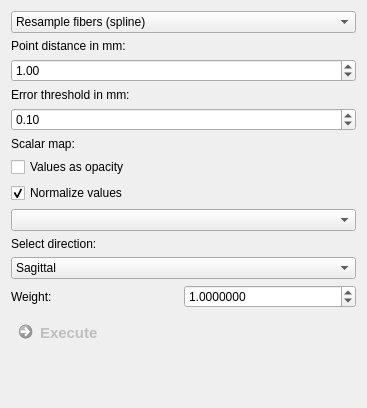
     <widget class="QWidget" name="page_4">
      <property name="geometry">
       <rect>
        <x>0</x>
        <y>0</y>
        <width>367</width>
        <height>408</height>
       </rect>
      </property>
      <attribute name="label">
       <string>Bundle Modification</string>
      </attribute>
      <attribute name="toolTip">
       <string>Modify the selected bundle with operations such as fiber resampling, FA coloring, etc.</string>
      </attribute>
      <layout class="QGridLayout" name="gridLayout_10">
       <item row="2" column="0">
        <widget class="QFrame" name="m_CompressFibersFrame">
         <property name="frameShape">
          <enum>QFrame::NoFrame</enum>
         </property>
         <property name="frameShadow">
          <enum>QFrame::Raised</enum>
         </property>
         <layout class="QGridLayout" name="gridLayout_15">
          <property name="leftMargin">
           <number>0</number>
          </property>
          <property name="topMargin">
           <number>0</number>
          </property>
          <property name="rightMargin">
           <number>0</number>
          </property>
          <property name="bottomMargin">
           <number>0</number>
          </property>
          <property name="horizontalSpacing">
           <number>0</number>
          </property>
          <property name="verticalSpacing">
           <number>6</number>
          </property>
          <item row="0" column="0">
           <widget class="QLabel" name="label_10">
            <property name="text">
             <string>Error threshold in mm:</string>
            </property>
           </widget>
          </item>
          <item row="1" column="0">
           <widget class="QDoubleSpinBox" name="m_ErrorThresholdBox">
            <property name="maximum">
             <double>999999999.000000000000000</double>
            </property>
            <property name="singleStep">
             <double>0.100000000000000</double>
            </property>
            <property name="value">
             <double>0.100000000000000</double>
            </property>
           </widget>
          </item>
         </layout>
        </widget>
       </item>
       <item row="4" column="0">
        <widget class="QFrame" name="m_MirrorFibersFrame">
         <property name="frameShape">
          <enum>QFrame::NoFrame</enum>
         </property>
         <property name="frameShadow">
          <enum>QFrame::Raised</enum>
         </property>
         <layout class="QGridLayout" name="gridLayout_17">
          <property name="leftMargin">
           <number>0</number>
          </property>
          <property name="topMargin">
           <number>0</number>
          </property>
          <property name="rightMargin">
           <number>0</number>
          </property>
          <property name="bottomMargin">
           <number>0</number>
          </property>
          <property name="horizontalSpacing">
           <number>0</number>
          </property>
          <property name="verticalSpacing">
           <number>6</number>
          </property>
          <item row="1" column="0">
           <widget class="QComboBox" name="m_MirrorFibersBox">
            <item>
             <property name="text">
              <string>Sagittal</string>
             </property>
            </item>
            <item>
             <property name="text">
              <string>Coronal</string>
             </property>
            </item>
            <item>
             <property name="text">
              <string>Axial</string>
             </property>
            </item>
           </widget>
          </item>
          <item row="0" column="0">
           <widget class="QLabel" name="label_13">
            <property name="text">
             <string>Select direction:</string>
            </property>
           </widget>
          </item>
         </layout>
        </widget>
       </item>
       <item row="3" column="0">
        <widget class="QFrame" name="m_ColorFibersFrame">
         <property name="frameShape">
          <enum>QFrame::NoFrame</enum>
         </property>
         <property name="frameShadow">
          <enum>QFrame::Raised</enum>
         </property>
         <layout class="QGridLayout" name="gridLayout_16">
          <property name="leftMargin">
           <number>0</number>
          </property>
          <property name="topMargin">
           <number>0</number>
          </property>
          <property name="rightMargin">
           <number>0</number>
          </property>
          <property name="bottomMargin">
           <number>0</number>
          </property>
          <property name="horizontalSpacing">
           <number>0</number>
          </property>
          <property name="verticalSpacing">
           <number>6</number>
          </property>
          <item row="1" column="0">
           <widget class="QCheckBox" name="m_FiberOpacityBox">
            <property name="toolTip">
             <string>If checked, the image values are not only used to color the fibers but are also used as opaxity values.</string>
            </property>
            <property name="text">
             <string>Values as opacity</string>
            </property>
            <property name="checked">
             <bool>false</bool>
            </property>
           </widget>
          </item>
          <item row="3" column="0">
           <widget class="QmitkDataStorageComboBox" name="m_ColorMapBox"/>
          </item>
          <item row="0" column="0">
           <widget class="QLabel" name="label_12">
            <property name="text">
             <string>Scalar map:</string>
            </property>
           </widget>
          </item>
          <item row="2" column="0">
           <widget class="QCheckBox" name="m_NormalizeColorValues">
            <property name="toolTip">
             <string>The values used to color the fibers are min-max normalized. If not checked, the values should be between 0 and 1.</string>
            </property>
            <property name="text">
             <string>Normalize values</string>
            </property>
            <property name="checked">
             <bool>true</bool>
            </property>
           </widget>
          </item>
         </layout>
        </widget>
       </item>
       <item row="0" column="0">
        <widget class="QComboBox" name="m_ModificationMethodBox">
         <property name="sizePolicy">
          <sizepolicy hsizetype="Expanding" vsizetype="Fixed">
           <horstretch>0</horstretch>
           <verstretch>0</verstretch>
          </sizepolicy>
         </property>
         <item>
          <property name="text">
           <string>Resample fibers (spline)</string>
          </property>
         </item>
         <item>
          <property name="text">
           <string>Resample fibers (linear)</string>
          </property>
         </item>
         <item>
          <property name="text">
           <string>Compress fibers</string>
          </property>
         </item>
         <item>
          <property name="text">
           <string>Color fibers by scalar map (e.g. FA)</string>
          </property>
         </item>
         <item>
          <property name="text">
           <string>Mirror fibers</string>
          </property>
         </item>
         <item>
          <property name="text">
           <string>Weight bundle</string>
          </property>
         </item>
         <item>
          <property name="text">
           <string>Color fibers by curvature</string>
          </property>
         </item>
         <item>
          <property name="text">
           <string>Color fibers by fiber weights</string>
          </property>
         </item>
         <item>
          <property name="text">
           <string>Color fibers by length</string>
          </property>
         </item>
        </widget>
       </item>
       <item row="1" column="0">
        <widget class="QFrame" name="m_SmoothFibersFrame">
         <property name="frameShape">
          <enum>QFrame::NoFrame</enum>
         </property>
         <property name="frameShadow">
          <enum>QFrame::Raised</enum>
         </property>
         <layout class="QGridLayout" name="gridLayout_7">
          <property name="leftMargin">
           <number>0</number>
          </property>
          <property name="topMargin">
           <number>0</number>
          </property>
          <property name="rightMargin">
           <number>0</number>
          </property>
          <property name="bottomMargin">
           <number>0</number>
          </property>
          <property name="horizontalSpacing">
           <number>0</number>
          </property>
          <property name="verticalSpacing">
           <number>6</number>
          </property>
          <item row="1" column="0">
           <widget class="QDoubleSpinBox" name="m_SmoothFibersBox">
            <property name="minimum">
             <double>0.010000000000000</double>
            </property>
            <property name="maximum">
             <double>999999999.000000000000000</double>
            </property>
            <property name="singleStep">
             <double>0.100000000000000</double>
            </property>
            <property name="value">
             <double>1.000000000000000</double>
            </property>
           </widget>
          </item>
          <item row="0" column="0">
           <widget class="QLabel" name="label_11">
            <property name="text">
             <string>Point distance in mm:</string>
            </property>
           </widget>
          </item>
         </layout>
        </widget>
       </item>
       <item row="7" column="0">
        <spacer name="verticalSpacer_3">
         <property name="orientation">
          <enum>Qt::Vertical</enum>
         </property>
         <property name="sizeHint" stdset="0">
          <size>
           <width>20</width>
           <height>40</height>
          </size>
         </property>
        </spacer>
       </item>
       <item row="6" column="0">
        <widget class="QCommandLinkButton" name="m_ModifyButton">
         <property name="enabled">
          <bool>false</bool>
         </property>
         <property name="sizePolicy">
          <sizepolicy hsizetype="Preferred" vsizetype="Preferred">
           <horstretch>0</horstretch>
           <verstretch>0</verstretch>
          </sizepolicy>
         </property>
         <property name="maximumSize">
          <size>
           <width>200</width>
           <height>16777215</height>
          </size>
         </property>
         <property name="font">
          <font>
           <pointsize>11</pointsize>
          </font>
         </property>
         <property name="toolTip">
          <string/>
         </property>
         <property name="text">
          <string>Execute</string>
         </property>
        </widget>
       </item>
       <item row="5" column="0">
        <widget class="QFrame" name="m_BundleWeightFrame">
         <property name="frameShape">
          <enum>QFrame::NoFrame</enum>
         </property>
         <property name="frameShadow">
          <enum>QFrame::Raised</enum>
         </property>
         <layout class="QGridLayout" name="gridLayout_18">
          <property name="leftMargin">
           <number>0</number>
          </property>
          <property name="topMargin">
           <number>0</number>
          </property>
          <property name="rightMargin">
           <number>0</number>
          </property>
          <property name="bottomMargin">
           <number>0</number>
          </property>
          <property name="spacing">
           <number>0</number>
          </property>
          <item row="0" column="0">
           <widget class="QLabel" name="label_15">
            <property name="text">
             <string>Weight:</string>
            </property>
           </widget>
          </item>
          <item row="0" column="1">
           <widget class="QDoubleSpinBox" name="m_BundleWeightBox">
            <property name="decimals">
             <number>7</number>
            </property>
            <property name="maximum">
             <double>999999999.000000000000000</double>
            </property>
            <property name="singleStep">
             <double>0.100000000000000</double>
            </property>
            <property name="value">
             <double>1.000000000000000</double>
            </property>
           </widget>
          </item>
         </layout>
        </widget>
       </item>
      </layout>
     </widget>
